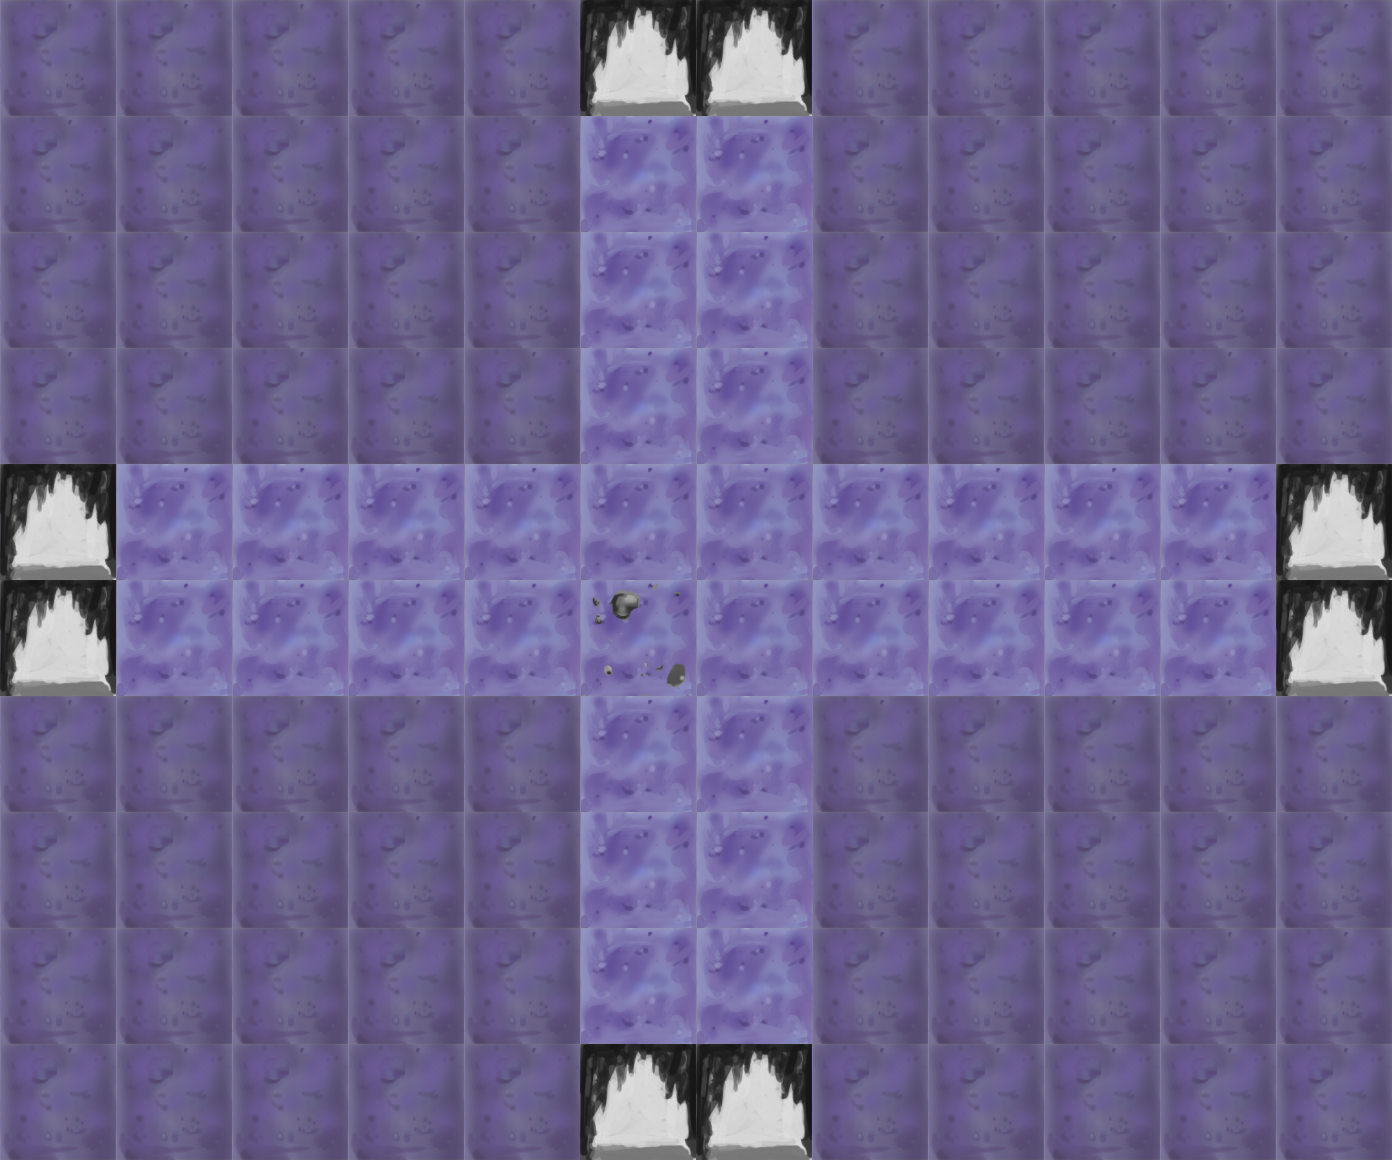

A level layout from a 2D game, rendered from its tile map. Below: a short description, then the map file with its tile-grid data intact:
An orthogonal 12x10 tile map with 116x116 px tiles, 3 tile layers (Tile Layer 1, Tile Layer 2, Tile Layer 3), 3 tilesets.

<map version="1.0" orientation="orthogonal" renderorder="right-down" width="12" height="10" tilewidth="116" tileheight="116" nextobjectid="1">
 <tileset firstgid="1" name="tile" tilewidth="116" tileheight="116" tilecount="20" columns="20">
  <image source="../images/tile.png" width="2320" height="116" />
 </tileset>
 <tileset firstgid="21" name="stuff" tilewidth="116" tileheight="116" tilecount="6" columns="6">
  <image source="../images/stuff.png" width="696" height="116" />
 </tileset>
 <tileset firstgid="27" name="triggers" tilewidth="116" tileheight="116" tilecount="6" columns="6">
  <image source="../images/triggers.png" width="696" height="116" />
 </tileset>
 <layer name="Tile Layer 1" width="12" height="10">
  <data encoding="csv">
4,4,4,4,4,3,3,4,4,4,4,4,
4,4,4,4,4,3,3,4,4,4,4,4,
4,4,4,4,4,3,3,4,4,4,4,4,
4,4,4,4,4,3,3,4,4,4,4,4,
3,3,3,3,3,3,3,3,3,3,3,3,
3,3,3,3,3,3,3,3,3,3,3,3,
4,4,4,4,4,3,3,4,4,4,4,4,
4,4,4,4,4,3,3,4,4,4,4,4,
4,4,4,4,4,3,3,4,4,4,4,4,
4,4,4,4,4,3,3,4,4,4,4,4
</data>
 </layer>
 <layer name="Tile Layer 2" width="12" height="10">
  <data encoding="csv">
0,0,0,0,0,0,0,0,0,0,0,0,
0,0,0,0,0,0,0,0,0,0,0,0,
0,0,0,0,0,0,0,0,0,0,0,0,
0,0,0,0,0,0,0,0,0,0,0,0,
0,0,0,0,0,0,0,0,0,0,0,0,
0,0,0,0,0,0,0,0,0,0,0,0,
0,0,0,0,0,0,0,0,0,0,0,0,
0,0,0,0,0,0,0,0,0,0,0,0,
0,0,0,0,0,0,0,0,0,0,0,0,
0,0,0,0,0,0,0,0,0,0,0,0
</data>
 </layer>
 <layer name="Tile Layer 3" width="12" height="10">
  <data encoding="csv">
0,0,0,0,0,31,31,0,0,0,0,0,
0,0,0,0,0,0,0,0,0,0,0,0,
0,0,0,0,0,0,0,0,0,0,0,0,
0,0,0,0,0,0,0,0,0,0,0,0,
31,0,0,0,0,0,0,0,0,0,0,31,
31,0,0,0,0,27,0,0,0,0,0,31,
0,0,0,0,0,0,0,0,0,0,0,0,
0,0,0,0,0,0,0,0,0,0,0,0,
0,0,0,0,0,0,0,0,0,0,0,0,
0,0,0,0,0,31,31,0,0,0,0,0
</data>
 </layer>
</map>
